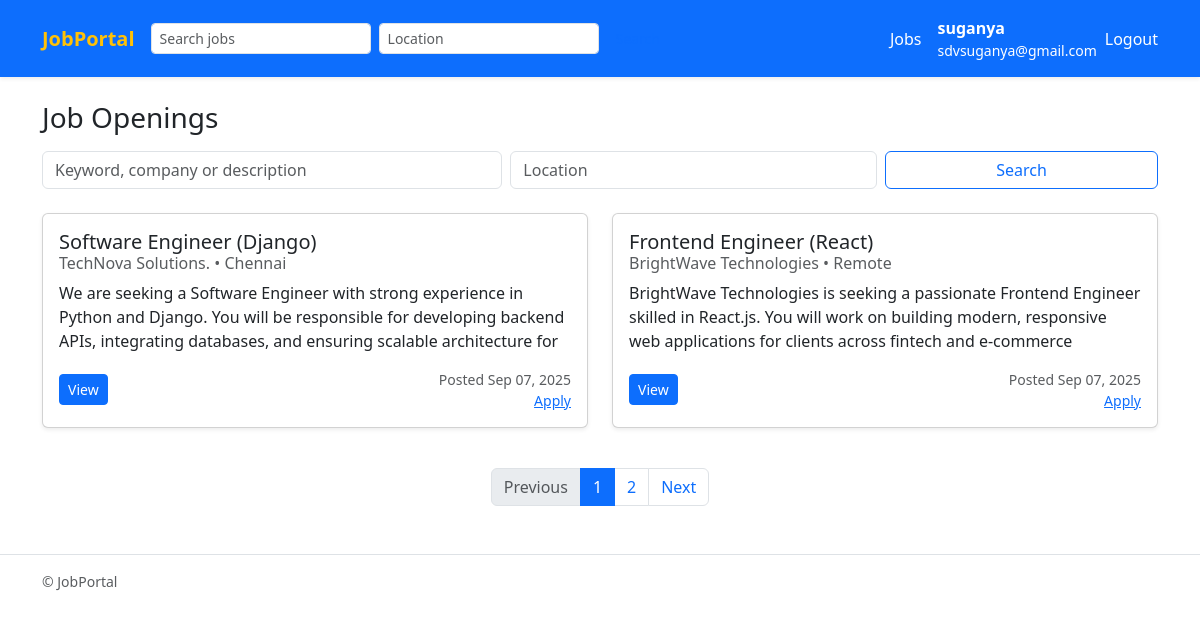
Screenshot of / (signed in) with the database file from the repository.
### jobs/models.py (models this page shows, shortened)
class Job(models.Model):
    poster = models.ForeignKey(
        User, on_delete=models.CASCADE, related_name="posted_jobs"
    )
    title = models.CharField(max_length=255)
    company = models.CharField(max_length=255)
    description = models.TextField()
    location = models.CharField(max_length=255, blank=True)
    created_at = models.DateTimeField(auto_now_add=True)
    updated_at = models.DateTimeField(auto_now=True)
    class Meta:
        ordering = ["-created_at"]
        indexes = [
            models.Index(fields=["title"]),
            models.Index(fields=["company"]),
            models.Index(fields=["location"]),
        ]

### jobs/views.py (the view)
# urls.py: path("", views.JobListView.as_view(), name="job_list"),
class JobListView(ListView):
    model = Job
    template_name = "jobs/job_list.html"
    context_object_name = "jobs"
    paginate_by = 2
    def get_queryset(self):
        qs = super().get_queryset().order_by("-created_at")
        q = self.request.GET.get("q", "").strip()
        location = self.request.GET.get("location", "").strip()
        if q:
            qs = qs.filter(
                Q(title__icontains=q) | Q(description__icontains=q) | Q(company__icontains=q)
            )
        if location:
            qs = qs.filter(location__icontains=location)
        return qs
    def get_context_data(self, **kwargs):
        ctx = super().get_context_data(**kwargs)
        ctx["search_form"] = JobSearchForm(self.request.GET or None)
        return ctx

### jobs/forms.py
class JobSearchForm(forms.Form):
    q = forms.CharField(required=False, label="Keyword", widget=forms.TextInput(attrs={"placeholder": "keyword"}))
    location = forms.CharField(required=False, label="Location", widget=forms.TextInput(attrs={"placeholder": "location"}))

### jobs/templates/jobs/job_list.html (shortened to what this page needs)
{% extends 'jobs/base.html' %}
{% block content %}
<div class="d-flex justify-content-between align-items-center mb-3">
  <h1 class="h3 mb-0">Job Openings</h1>
</div>
<form method="get" class="row g-2 mb-4">
  <div class="col-md-5">
    <input name="q" value="{{ request.GET.q|default:'' }}" class="form-control" placeholder="Keyword, company or description" aria-label="Search jobs">
  </div>
  <div class="col-md-4">
    <input name="location" value="{{ request.GET.location|default:'' }}" class="form-control" placeholder="Location" aria-label="Location">
  </div>
  <div class="col-md-3 d-grid">
    <button class="btn btn-outline-primary">Search</button>
  </div>
</form>
<div class="row">
  {% for job in jobs %}
    <div class="col-md-6 mb-4">
      <div class="card h-100 shadow-sm">
        <div class="card-body d-flex flex-column">
          <h5 class="card-title mb-1">{{ job.title }}</h5>
          <h6 class="card-subtitle mb-2 text-muted">
            {{ job.company }}{% if job.location %} • {{ job.location }}{% endif %}
          </h6>
          <p class="card-text mb-3" style="max-height:4.5em; overflow:hidden; text-overflow:ellipsis;">
            {{ job.description }}
          </p>
          <div class="mt-auto d-flex justify-content-between align-items-center">
            <a href="{% url 'jobs:job_detail' job.pk %}" class="btn btn-sm btn-primary">View</a>
            <div class="text-end">
              <small class="text-muted d-block">Posted {{ job.created_at|date:"M d, Y" }}</small>
              {% if user.is_authenticated and not user.profile.is_employer %}
                <small class="d-block"><a href="{% url 'jobs:job_apply' job.pk %}">Apply</a></small>
              {% endif %}
            </div>
          </div>
        </div>
      </div>
    </div>
  {% empty %}
    <div class="col-12">
      <div class="alert alert-info mb-0">No jobs found matching your criteria.</div>
    </div>
  {% endfor %}
</div>
<nav aria-label="Job list pagination" class="mt-3">
  {% with q=request.GET.q|urlencode location=request.GET.location|urlencode %}
    {% if is_paginated %}
      <ul class="pagination justify-content-center mb-0">
        {% if page_obj.has_previous %}
          <li class="page-item">
            <a class="page-link" href="?page={{ page_obj.previous_page_number }}{% if q %}&q={{ q }}{% endif %}{% if location %}&location={{ location }}{% endif %}">Previous</a>
          </li>
        {% else %}
          <li class="page-item disabled"><span class="page-link">Previous</span></li>
        {% endif %}
        {% if page_obj.number == 1 %}
          <li class="page-item active"><span class="page-link">1</span></li>
        {% else %}
          <li class="page-item"><a class="page-link" href="?page=1{% if q %}&q={{ q }}{% endif %}{% if location %}&location={{ location }}{% endif %}">1</a></li>
        {% endif %}
        {% if paginator.num_pages > 1 %}
          {% if page_obj.number == paginator.num_pages %}
            <li class="page-item active"><span class="page-link">{{ paginator.num_pages }}</span></li>
          {% else %}
            <li class="page-item"><a class="page-link" href="?page={{ paginator.num_pages }}{% if q %}&q={{ q }}{% endif %}{% if location %}&location={{ location }}{% endif %}">{{ paginator.num_pages }}</a></li>
          {% endif %}
        {% endif %}
        {% if page_obj.has_next %}
          <li class="page-item">
            <a class="page-link" href="?page={{ page_obj.next_page_number }}{% if q %}&q={{ q }}{% endif %}{% if location %}&location={{ location }}{% endif %}">Next</a>
          </li>
        {% else %}
          <li class="page-item disabled"><span class="page-link">Next</span></li>
        {% endif %}
      </ul>
    {% endif %}
  {% endwith %}
</nav>
{% endblock %}

### jobs/templates/jobs/base.html (shortened to what this page needs)
{% load static %}
<!doctype html>
<html lang="en">
<head>
  <link href="https://cdn.jsdelivr.net/npm/bootstrap@5.3.0/dist/css/bootstrap.min.css" rel="stylesheet">
</head>
<body>
<nav class="navbar navbar-expand-lg navbar-primary bg-primary shadow-sm">
  <div class="container">
    <a class="navbar-brand  text-warning fw-bold" href="{% url 'jobs:job_list' %}">JobPortal</a>
    <div class="collapse navbar-collapse" id="mainNav">
      <form class="d-flex me-auto" method="get" action="{% url 'jobs:job_list' %}">
        <input name="q" class="form-control form-control-sm me-2" type="search" placeholder="Search jobs" aria-label="Search"
               value="{{ request.GET.q|default:'' }}">
        <input name="location" class="form-control form-control-sm me-2" type="search" placeholder="Location"
               value="{{ request.GET.location|default:'' }}">
        <button class="btn btn-sm btn-outline-primary" type="submit">Search</button>
      </form>
      <ul class="navbar-nav ms-auto mb-2 mb-lg-0 align-items-center">
        {% if user.is_authenticated %}
          {% if user.profile.is_employer %}
          <li class="nav-item">
              <a class="nav-link text-white" href="{% url 'jobs:job_list' %}">Home</a>
            </li>
            <li class="nav-item">
              <a class="nav-link text-white" href="{% url 'jobs:job_create' %}">Post Job</a>
            </li>
            {% comment %} <li class="nav-item">
              <a class="nav-link" href="{% url 'admin:index' %}">Dashboard</a>
            </li> {% endcomment %}
          {% else %}
            <li class="nav-item">
              <a class="nav-link text-white" href="{% url 'jobs:job_list' %}">Jobs</a>
            </li>
          {% endif %}
           <li class="nav-item">
            <a class="nav-link text-white" href="#">
              <strong>{{ user.username }}</strong>
              {% if user.email %}<small class="text-white d-block">{{ user.email }}</small>{% endif %}
            </a>
          </li>
          <li class="nav-item">
            <form method="post" action="{% url 'logout' %}" style="display:inline;">
  <button type="submit" class="btn btn-link nav-link p-0 text-white">Logout</button>
</form>
          </li>
        {% endif %}
      </ul>
    </div>
  </div>
</nav>
<main class="container py-4">
  {% block content %}{% endblock %}
</main>
<footer class="border-top py-3 mt-4">
  <div class="container text-muted small">
    &copy; {{ now.year }} JobPortal
  </div>
</footer>
</body>
</html>

### jobs/templates/jobs/base.html (style rules this page uses)
.nav-item .nav-link { white-space: nowrap; }

### rows the page displays
Job: title "Software Engineer (Django)", company "TechNova Solutions.", location "Chennai", description "We are seeking a Software Engineer with strong experience in Python and Django. You will be responsible for developing backend APIs, integrating databases, and ensuring scalable architecture for…", created_at "Sep 07, 2025"
Job: title "Frontend Engineer (React)", company "BrightWave Technologies", location "Remote", description "BrightWave Technologies is seeking a passionate Frontend Engineer skilled in React.js. You will work on building modern, responsive web applications for clients across fintech and e-commerce…", created_at "Sep 07, 2025"

### other values shown
{{ user.username }} "suganya"
{{ user.email }} "sdvsuganya@gmail.com"
{{ paginator.num_pages }} "2"
